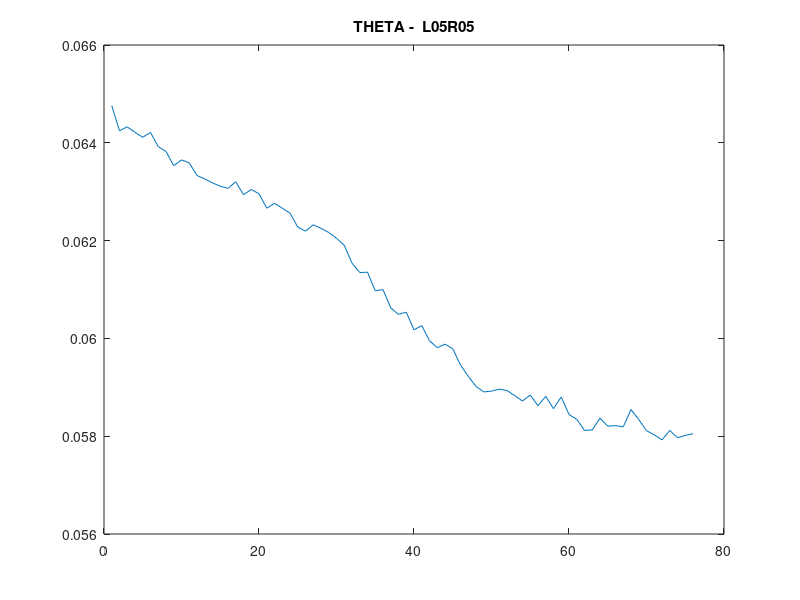
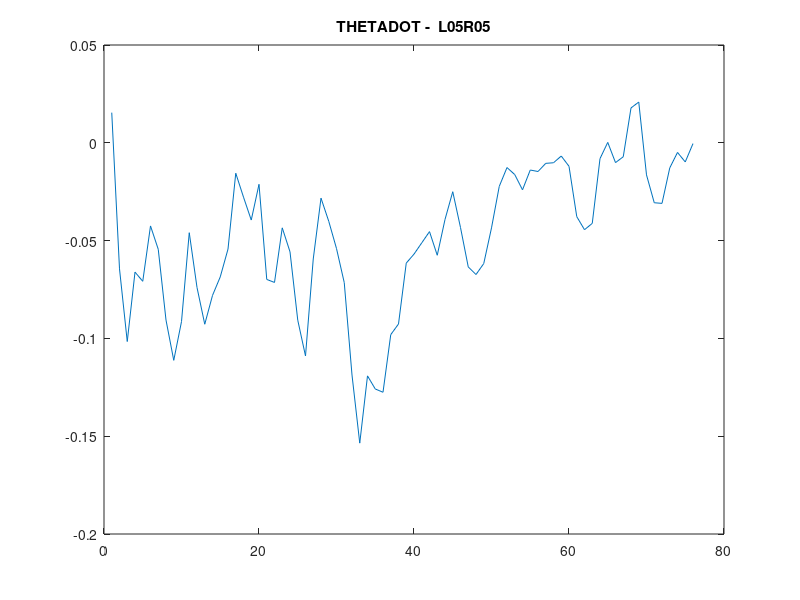
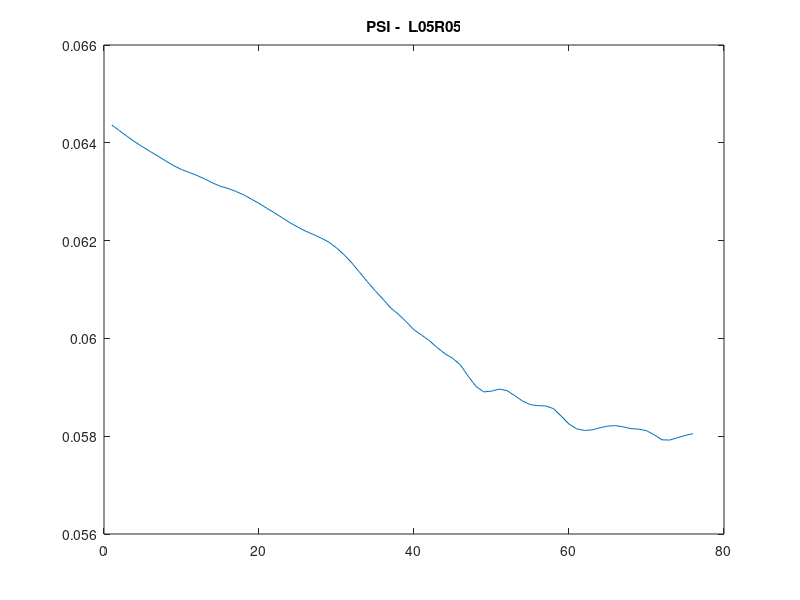
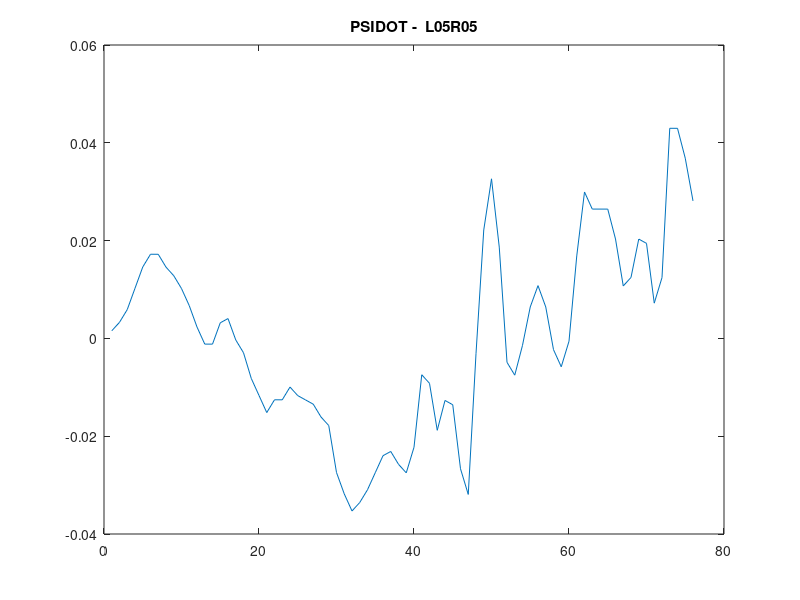

The MATLAB source for these figures, in order: (Note: this script raises an error after producing the figures.)
close all; clear all; clc;
l = load ('finStepB05.mat');
data = l.finStepB05;
t = 1:length(data.time);
u = (t>=0).*0.5;
n = length(t);
r = (t>=0).*t;

%% Plot date
theta = data.signals(1,1).values;
figure;
plot (t, theta); 
title('THETA -  L05R05')

thetadot = data.signals(1, 2).values;
figure;
plot (t, thetadot);
title('THETADOT -  L05R05')

psi = data.signals(1, 3).values;
figure;
plot (t, psi);
title('PSI -  L05R05')

psidot= data.signals(1, 4).values;
figure;
plot (t, psidot);
title('PSIDOT -  L05R05')


phi = data.signals(1, 5).values;
figure;
plot (t, phi);
title('PHI -  L05R05')

phidot = data.signals(1, 6).values;
figure;
plot (t, phidot);
title('PHIDOT -  L05R05')

%% model extraction
%THETA
th = load('tf4.mat');
[num,den] = tfdata(th.tf4);
Hth = tf(num, den);
Hth = zpk(minreal(Hth));

yTh = lsim(Hth, u, t);
figure;
plot (t, [theta yTh]);
axis([0 80 0.057 0.065]);
legend('theta', 'yTh'); title('Model THETA');

%THETADOT
Hthdot = series(Hth,tf([1 0], 1));

yThdot = lsim(Hthdot, u, t);
figure;
plot (t, [thetadot yThdot]);
axis([0 80 0.057 0.065]);
legend('thetadot', 'yThdot'); title('Model THETADOT');

%PSI
ps = load('psi_tf3.mat');
[numPs,denPs] = tfdata(ps.tf4);
Hps = tf(numPs, denPs);
Hps = zpk(minreal(Hps));
yPs = lsim(Hps, u, t);

figure;
plot (t, [psi yPs]);
%axis([0 80 0.057 0.065]);
legend('theta', 'yTh'); title('Model PSI');

%PSIDOT
HpsDot = series(Hps,tf([1 0], 1));

yPsdot = lsim(HpsDot, u, t);
figure;
plot (t, [psidot yPsdot]);
axis([0 80 0.057 0.065]);
legend('PSI', 'yPs'); title('Model PSIDOT');

%PHI
ph1 = load('phi_oe8.mat');
ph2 = load('phi_oe10.mat');
[Aph1, Bph1, Cph1, Dph1, Fph1] = polydata(ph1.oe881);
[Aph2, Bph2, Cph2, Dph2, Fph2] = polydata(ph2.oe10101);
Hph1 = tf(Bph1, Fph1, 1, 'variable', 'z^-1');
Hph1 = zpk(minreal(Hph1));
Hph2 = tf(Bph2, Fph2, 1, 'variable', 'z^-1');
Hph2 = zpk(minreal(Hph2));
yPh1 = lsim(Hph1, u);
yPh2 = lsim(Hph2, u);

figure;
plot ([phi yPh1]);
axis([0 80 -10e-5 10e-5]);
legend('theta', 'yTh'); title('Model PHI1');
figure;
plot ([phi yPh2]);
axis([0 80 -10e-5 10e-5]);
legend('theta', 'yTh'); title('Model PHI2');

%PHIDOT
phdot = load('phidot_model.mat');
[Aphd, Bphd, Cphd, Dphd, Fphd] = polydata(phdot.oe10101);